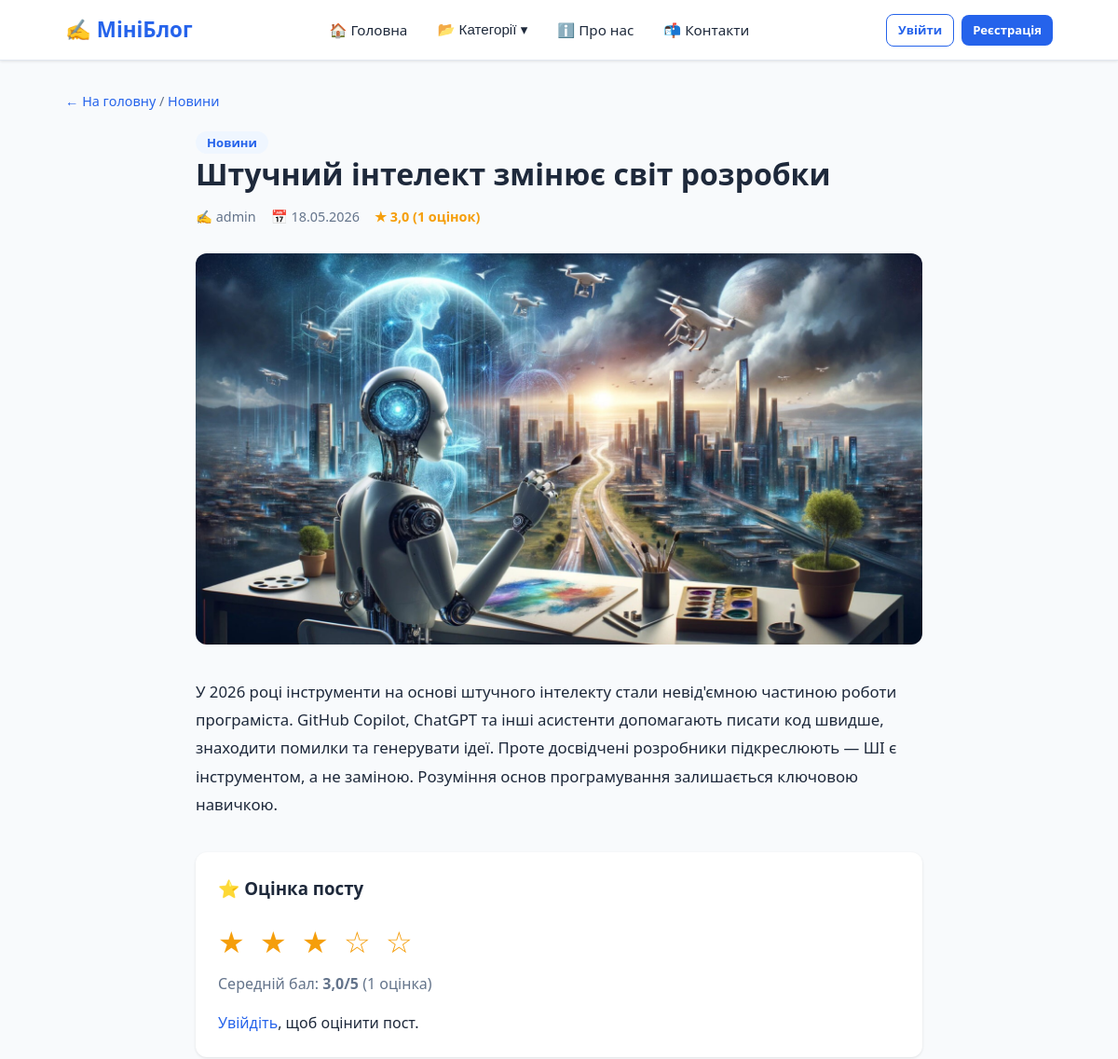
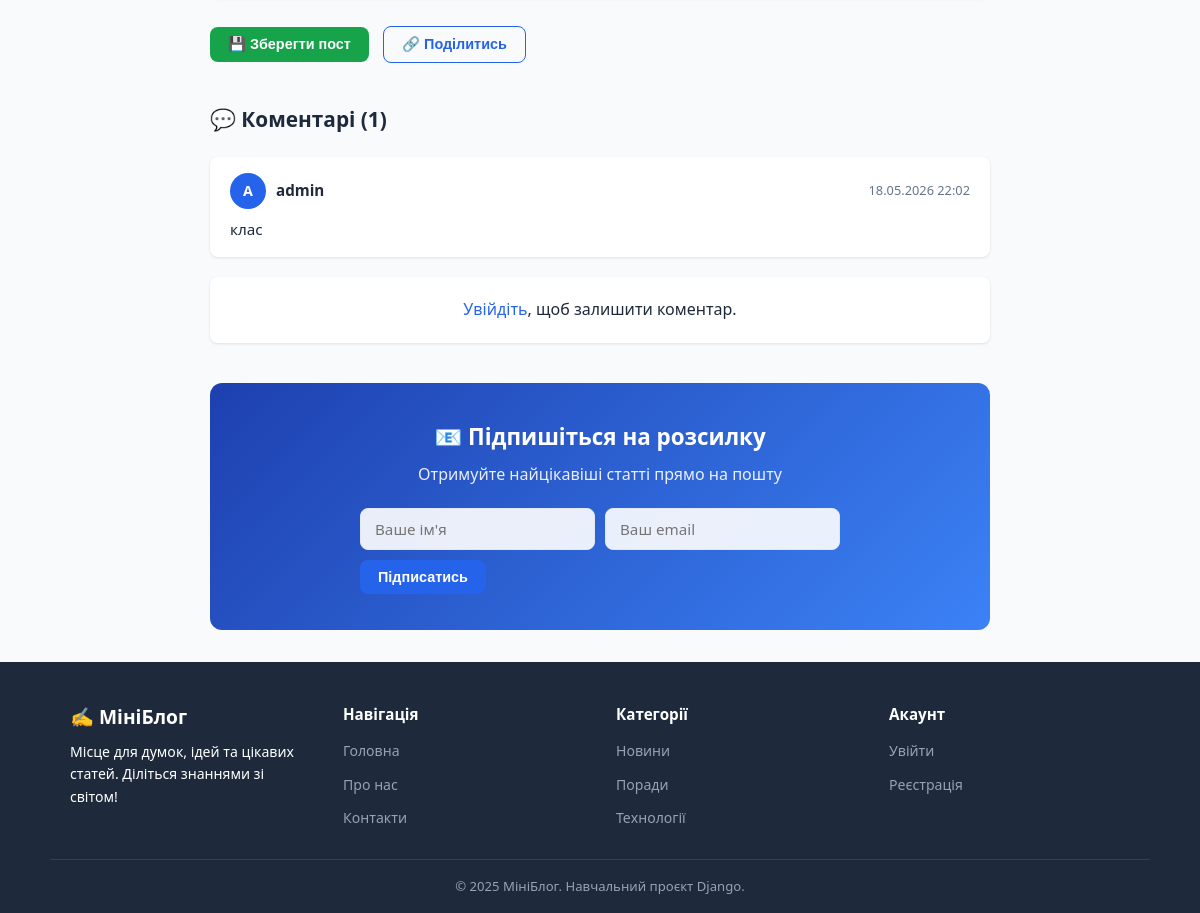
Page /post/shtuchnij-intelekt-zminyuye-svit-rozrobki/ on the committed database (2 pictures, top to bottom).
### blog/models.py (models this page shows, shortened)
class Post(models.Model):
    title = models.CharField(max_length=200, verbose_name='Заголовок')
    slug = models.SlugField(unique=True, verbose_name='URL')
    content = models.TextField(verbose_name='Зміст')
    image = models.ImageField(upload_to='posts/', blank=True, null=True, verbose_name='Зображення')
    author = models.ForeignKey(User, on_delete=models.CASCADE, verbose_name='Автор')
    category = models.ForeignKey(Category, on_delete=models.SET_NULL, null=True, blank=True,
                                  related_name='posts', verbose_name='Категорія')
    is_published = models.BooleanField(default=True, verbose_name='Опублікований')
    created_at = models.DateTimeField(auto_now_add=True, verbose_name='Створено о')
    updated_at = models.DateTimeField(auto_now=True, verbose_name='Оновлено о')
    class Meta:
        verbose_name = 'Пост'
        verbose_name_plural = 'Пости'
        ordering = ['-created_at']
    def average_rating(self):
        ratings = self.ratings.all()
        if ratings.exists():
            return round(sum(r.score for r in ratings) / ratings.count(), 1)
        return None
    def rating_count(self):
        return self.ratings.count()

class Category(models.Model):
    name = models.CharField(max_length=100, verbose_name='Назва категорії')
    slug = models.SlugField(unique=True, verbose_name='URL')
    description = models.TextField(blank=True, verbose_name='Опис')
    created_at = models.DateTimeField(auto_now_add=True, verbose_name='Створено о')
    updated_at = models.DateTimeField(auto_now=True, verbose_name='Оновлено о')
    class Meta:
        verbose_name = 'Категорія'
        verbose_name_plural = 'Категорії'
        ordering = ['name']

class Comment(models.Model):
    post = models.ForeignKey(Post, on_delete=models.CASCADE,
                              related_name='comments', verbose_name='Пост')
    author = models.ForeignKey(User, on_delete=models.CASCADE, verbose_name='Автор')
    content = models.TextField(verbose_name='Текст коментаря')
    created_at = models.DateTimeField(auto_now_add=True, verbose_name='Створено о')
    updated_at = models.DateTimeField(auto_now=True, verbose_name='Оновлено о')
    class Meta:
        verbose_name = 'Коментар'
        verbose_name_plural = 'Коментарі'
        ordering = ['-created_at']

### blog/views.py (the view)
# urls.py: path('post/<slug:slug>/', views.post_detail, name='post_detail'),
def post_detail(request, slug):
    post = get_object_or_404(Post, slug=slug, is_published=True)
    comments = post.comments.select_related('author').order_by('-created_at')
    avg_rating = post.average_rating()
    rating_count = post.rating_count()
    user_rating = None
    if request.user.is_authenticated:
        try:
            user_rating = Rating.objects.get(post=post, user=request.user)
        except Rating.DoesNotExist:
            pass
    comment_form = CommentForm()
    rating_form = RatingForm()
    newsletter_form = NewsletterForm()
    context = {
        'title': post.title,
        'post': post,
        'comments': comments,
        'comment_form': comment_form,
        'rating_form': rating_form,
        'newsletter_form': newsletter_form,
        'avg_rating': avg_rating,
        'rating_count': rating_count,
        'user_rating': user_rating,
        'categories': Category.objects.all(),
    }
    return render(request, 'blog/post_detail.html', context)

### blog/forms.py
class CommentForm(forms.ModelForm):
    class Meta:
        model = Comment
        fields = ['content']
        widgets = {
            'content': forms.Textarea(attrs={
                'rows': 4,
                'placeholder': 'Напишіть свій коментар...',
                'class': 'form-control'
            })
        }
        labels = {'content': 'Коментар'}

class RatingForm(forms.ModelForm):
    SCORE_CHOICES = [(i, f'{i} ★') for i in range(1, 6)]
    score = forms.ChoiceField(
        choices=SCORE_CHOICES,
        widget=forms.RadioSelect(attrs={'class': 'rating-radio'}),
        label='Ваша оцінка'
    )
    class Meta:
        model = Rating
        fields = ['score']

### blog/templates/blog/post_detail.html (shortened to what this page needs)
{% extends 'blog/base.html' %}
{% block content %}
<div class="page-nav">
    <a href="{% url 'home' %}">← На головну</a>
    {% if post.category %}
        / <a href="{% url 'category_detail' post.category.slug %}">{{ post.category.name }}</a>
    {% endif %}
</div>
<div class="post-detail">
    <div class="post-detail__header">
        {% if post.category %}
            <a href="{% url 'category_detail' post.category.slug %}" class="post-detail__category">
                {{ post.category.name }}
            </a>
        {% endif %}
        <h1 class="post-detail__title">{{ post.title }}</h1>
        <div class="post-detail__meta">
            <span>✍️ {{ post.author.username }}</span>
            <span>📅 {{ post.created_at|date:"d.m.Y" }}</span>
            {% if avg_rating %}
                <span style="color:#f59e0b;font-weight:600;">★ {{ avg_rating }} ({{ rating_count }} оцінок)</span>
            {% else %}
                <span style="color:var(--text-light);">Ще немає оцінок</span>
            {% endif %}
        </div>
    </div>
    {% if post.image %}
        <img src="{{ post.image.url }}" alt="{{ post.title }}" class="post-detail__img">
    {% endif %}
    <div class="post-detail__content">
        {{ post.content|linebreaks }}
    </div>
    <div class="rating-section">
        <h3>⭐ Оцінка посту</h3>
        {% if avg_rating %}
            <div class="rating-stars">
                {% for i in "12345" %}
                    {% if forloop.counter <= avg_rating %}★{% else %}☆{% endif %}
                {% endfor %}
            </div>
            <p style="color:var(--text-light);margin-bottom:16px;">
                Середній бал: <strong>{{ avg_rating }}/5</strong> ({{ rating_count }} {% if rating_count == 1 %}оцінка{% else %}оцінок{% endif %})
            </p>
        {% else %}
            <p style="color:var(--text-light);margin-bottom:16px;">Будьте першим, хто оцінить цей пост!</p>
        {% endif %}
        {% if user.is_authenticated %}
            {% if user_rating %}
                <p style="color:var(--success);margin-bottom:12px;">
                    ✅ Ваша оцінка: <strong>{{ user_rating.score }}/5</strong>. Можете змінити:
                </p>
            {% else %}
                <p style="margin-bottom:12px;">Ваша оцінка:</p>
            {% endif %}
            <form action="{% url 'rate_post' post.slug %}" method="post">
                {% csrf_token %}
                <div class="rating-radio">
                    {% for value, label in rating_form.score.field.choices %}
                        <label style="cursor:pointer;">
                            <input type="radio" name="score" value="{{ value }}"
                                {% if user_rating and user_rating.score == value %}checked{% endif %}
                                style="display:none;">
                            <span style="font-size:1.8rem;">{{ label }}</span>
                        </label>
                    {% endfor %}
                </div>
                <button type="submit" class="btn btn-primary btn-sm">Оцінити</button>
            </form>
        {% else %}
            <p><a href="{% url 'login' %}?next={{ request.path }}">Увійдіть</a>, щоб оцінити пост.</p>
        {% endif %}
    </div>
    <div style="margin-bottom:32px;">
        <button class="btn btn-success">💾 Зберегти пост</button>
        <button class="btn btn-outline" style="margin-left:10px;">🔗 Поділитись</button>
    </div>
    <div class="comments-section">
        <h3>💬 Коментарі ({{ comments.count }})</h3>
        {% if comments %}
            {% for comment in comments %}
                <div class="comment">
                    <div class="comment__header">
                        <div class="comment__avatar">
                            {{ comment.author.username|first|upper }}
                        </div>
                        <span class="comment__author">{{ comment.author.username }}</span>
                        <span class="comment__date">{{ comment.created_at|date:"d.m.Y H:i" }}</span>
                    </div>
                    <p class="comment__text">{{ comment.content }}</p>
                </div>
            {% endfor %}
        {% else %}
            <div class="empty-state" style="padding:30px;">
                <div class="empty-state__icon">💬</div>
                <p>Коментарів поки немає. Будьте першим!</p>
            </div>
        {% endif %}
        {% if user.is_authenticated %}
            <div class="comment-form">
                <h4>Залишити коментар</h4>
                <form action="{% url 'add_comment' post.slug %}" method="post">
                    {% csrf_token %}
                    <div class="form-group">
                        <textarea name="content" class="form-control" rows="4"
                                  placeholder="Напишіть свій коментар..." required></textarea>
                    </div>
                    <button type="submit" class="btn btn-primary">Відправити коментар</button>
                </form>
            </div>
        {% else %}
            <div class="comment-form" style="text-align:center;">
                <p><a href="{% url 'login' %}?next={{ request.path }}">Увійдіть</a>, щоб залишити коментар.</p>
            </div>
        {% endif %}
    </div>
    <div class="newsletter-section" style="margin-top:40px;">
        <h3>📧 Підпишіться на розсилку</h3>
        <p>Отримуйте найцікавіші статті прямо на пошту</p>
        <form action="{% url 'subscribe_newsletter' %}" method="post" class="newsletter-form">
            <input type="text" name="name" placeholder="Ваше ім'я" class="form-control">
            <input type="email" name="email" placeholder="Ваш email" class="form-control" required>
            <button type="submit" class="btn btn-primary">Підписатись</button>
        </form>
    </div>
</div>
{% endblock %}

### blog/templates/blog/base.html (shortened to what this page needs)
{% load static %}
<!DOCTYPE html>
<html lang="uk">
<head>
    <link rel="stylesheet" href="{% static 'blog/css/style.css' %}">
</head>
<body>
<header class="header">
    <div class="header__inner">
        <a href="{% url 'home' %}" class="header__logo">
            ✍️ МініБлог
        </a>
        <nav class="nav">
            <a href="{% url 'home' %}" class="nav__link">🏠 Головна</a>
            <div class="nav__dropdown">
                <button class="nav__dropdown-btn">
                    📂 Категорії ▾
                </button>
            </div>
            <a href="{% url 'about' %}" class="nav__link">ℹ️ Про нас</a>
            <a href="{% url 'contacts' %}" class="nav__link">📬 Контакти</a>
        </nav>
        <div class="header__auth">
            {% if user.is_authenticated %}
                <a href="{% url 'profile' %}" class="btn btn-outline btn-sm">👤 {{ user.username }}</a>
                <a href="{% url 'logout' %}" class="btn btn-sm" style="background:#fee2e2;color:#dc2626;">Вийти</a>
            {% else %}
                <a href="{% url 'login' %}" class="btn btn-outline btn-sm">Увійти</a>
                <a href="{% url 'register' %}" class="btn btn-primary btn-sm">Реєстрація</a>
            {% endif %}
        </div>
    </div>
</header>
<main class="main">
    {% block content %}{% endblock %}
</main>
<footer class="footer">
    <div class="footer__inner">
        <div class="footer__brand">
            <h3>✍️ МініБлог</h3>
            <p>Місце для думок, ідей та цікавих статей. Діліться знаннями зі світом!</p>
        </div>
        <div>
            <p class="footer__title">Навігація</p>
            <ul class="footer__links">
                <li><a href="{% url 'home' %}">Головна</a></li>
                <li><a href="{% url 'about' %}">Про нас</a></li>
                <li><a href="{% url 'contacts' %}">Контакти</a></li>
            </ul>
        </div>
        <div>
            <p class="footer__title">Категорії</p>
            <ul class="footer__links">
                {% for cat in categories %}
                    <li><a href="{% url 'category_detail' cat.slug %}">{{ cat.name }}</a></li>
                {% empty %}
                    <li><span>Поки немає</span></li>
                {% endfor %}
            </ul>
        </div>
        <div>
            <p class="footer__title">Акаунт</p>
            <ul class="footer__links">
                {% if user.is_authenticated %}
                    <li><a href="{% url 'profile' %}">Мій кабінет</a></li>
                    <li><a href="{% url 'change_password' %}">Змінити пароль</a></li>
                    <li><a href="{% url 'logout' %}">Вийти</a></li>
                {% else %}
                    <li><a href="{% url 'login' %}">Увійти</a></li>
                    <li><a href="{% url 'register' %}">Реєстрація</a></li>
                {% endif %}
            </ul>
        </div>
    </div>
    <div class="footer__bottom">
        <p>© 2025 МініБлог. Навчальний проєкт Django.</p>
    </div>
</footer>
</body>
</html>

### rows in the picture
Post: category.name "Новини", title "Штучний інтелект змінює світ розробки", author.username "admin", created_at "18.05.2026", image (picture), content "У 2026 році інструменти на основі штучного інтелекту стали невід'ємною частиною роботи програміста. GitHub Copilot, ChatGPT та інші асистенти допомагають писати код швидше, знаходити помилки та генерувати ідеї. Проте досвідчені розробники підкреслюють — ШІ є інструментом, а не заміною. Розуміння основ програмування залишається ключовою навичкою."
Comment: author.username|first "A", author.username "admin", created_at "18.05.2026 22:02", content "клас"
Category: name "Новини"
Category: name "Поради"
Category: name "Технології"

### other values in the picture
{{ avg_rating }} "3,0"
{{ rating_count }} "1"
{{ comments.count }} "1"
